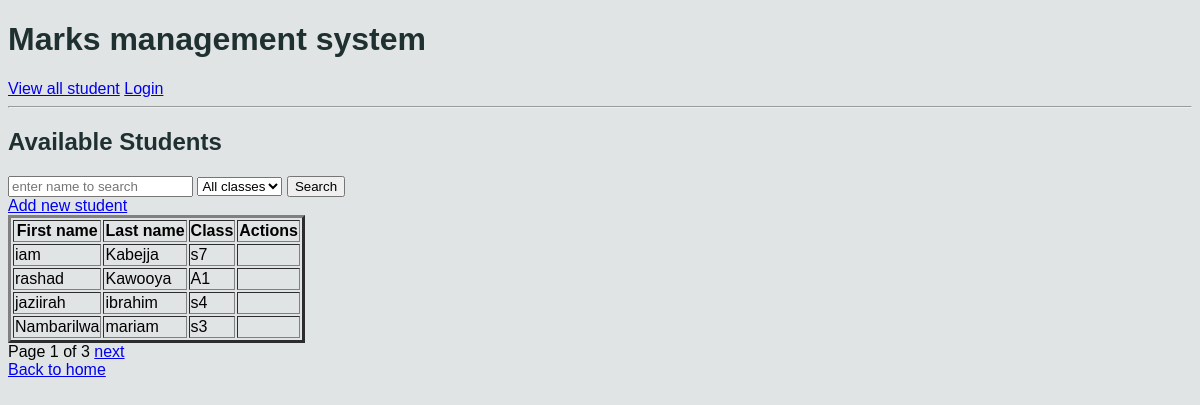
Screenshot of /students/view/ with the database file from the repository.
### students/models.py (models this page shows, shortened)
class Student(db.Model):
    fname = db.CharField(max_length=100)
    lname = db.CharField(max_length=100)
    student_class = db.CharField(max_length=10)
    age = db.IntegerField(max_length=3)
    student_number = db.IntegerField(unique=True)

### students/views.py (the view)
# urls.py: path("view/",views.view_students, name="view_students"),
def view_students(request):
    students = Student.objects.all()
    classes = Student.objects.values_list(
        "student_class",
        flat=True,
    ).distinct()
    search = request.GET.get("search")
    st_class = request.GET.get("class")
    if search or st_class:
        if search:
            students = Student.objects.filter(Q(fname__icontains=search)|
                                            Q(lname__icontains=search))
        if st_class:
            students = students.filter(student_class=st_class)
    paginator = Paginator(students, 4)
    page_no = request.GET.get("page")
    page_obj = paginator.get_page(page_no)
    context = {
                "students" : page_obj,
                "classes": classes,
                "page_obj" : page_obj
            }
    return render(request,"students/view_students.html", context)

### students/templates/students/view_students.html (shortened to what this page needs)
    {% extends "students/base.html" %}
    {% block content %}
    <h2>Available Students</h2>
    <form action="" method="get">
        <input type="text" name="search" placeholder="enter name to search"
        value="{{ request.GET.search }}">
        <select name="class" id="">
            <option value="">All classes</option>
        </select>
        <button type="submit">Search</button>
    </form>
    <a href="{% url 'add_student' %}">Add new student</a>
    {% if not students %}
    <p>There is no student whose name contains {{ request.GET.search }}
        and is in {{ request.GET.class }}
    </p>
    {% else %}
     <table border="3">
            <thead>
                <tr>
                    <th>First name</th>
                    <th>Last name</th>
                    <th>Class</th>
                    <th>Actions</th>
                </tr>
            </thead>
            {% for student in students %}
                    <tr>
                    <td>{{ student.fname }}</td>
                    <td>{{ student.lname }}</td>
                    <td>{{ student.student_class }}</td>
                    <td>
                    </td>
                </tr>
                {% endfor %}
        </table>
    {% endif %}
        <div>
                    Page {{ page_obj.number }} of {{ page_obj.paginator.num_pages }}
                    {% if page_obj.has_next %}
                    <a href="?page=
                    {{ page_obj.next_page_number }}&search={{ request.GET.search }}&class={{ request.GET.class }}">next</a>
                    {% endif %}
                </div>
    <a href="{% url 'home' %}">Back to home</a>
{% endblock content %}

### students/static/students/css/style.css (style rules this page uses)
body { font-family: Arial, Helvetica, sans-serif; margin: 30; background-color: #e1e4e4; }
h1,h2,h3 { color: #1f3030; }

### rows the page displays
Student: fname "iam", lname "Kabejja", student_class "s7"
Student: fname "rashad", lname "Kawooya", student_class "A1"
Student: fname "jaziirah", lname "ibrahim", student_class "s4"
Student: fname "Nambarilwa", lname "mariam", student_class "s3"

### other values shown
{{ page_obj.number }} "1"
{{ page_obj.paginator.num_pages }} "3"
